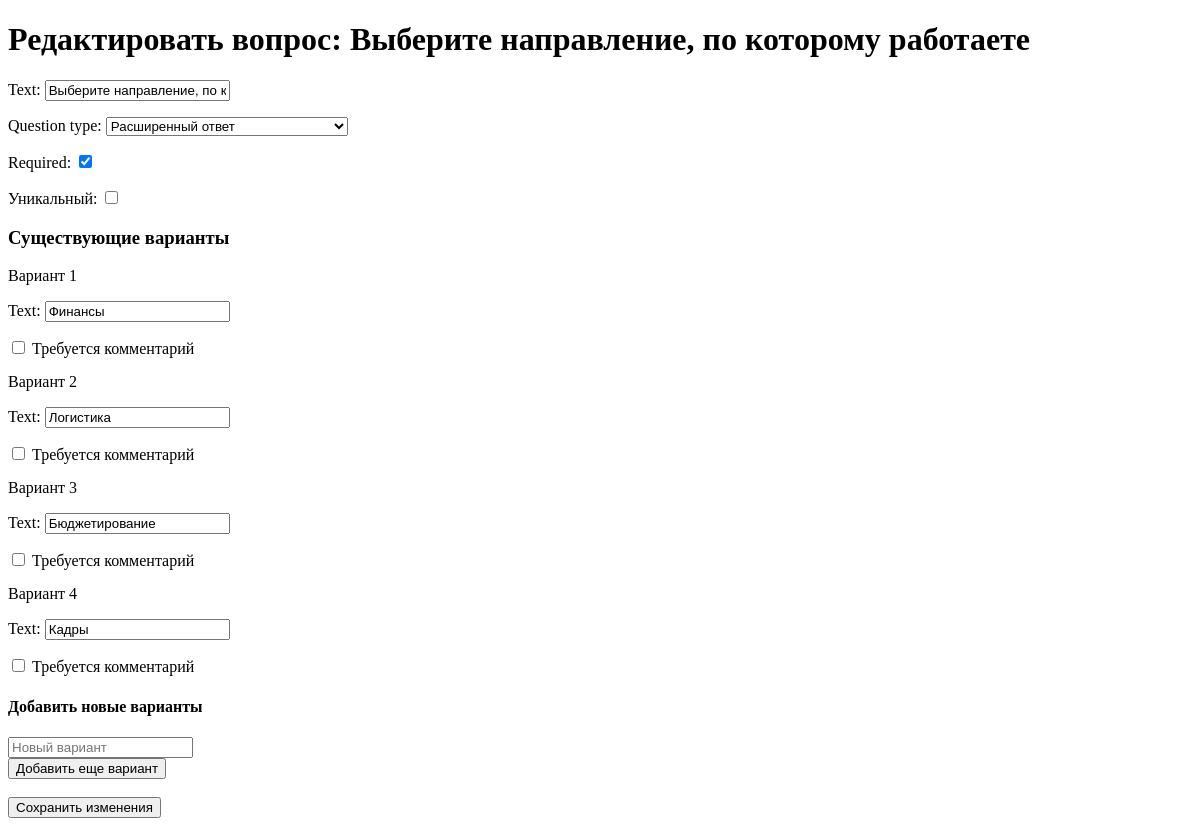
Page /question/4/edit/ (signed in) on the earlier database version.
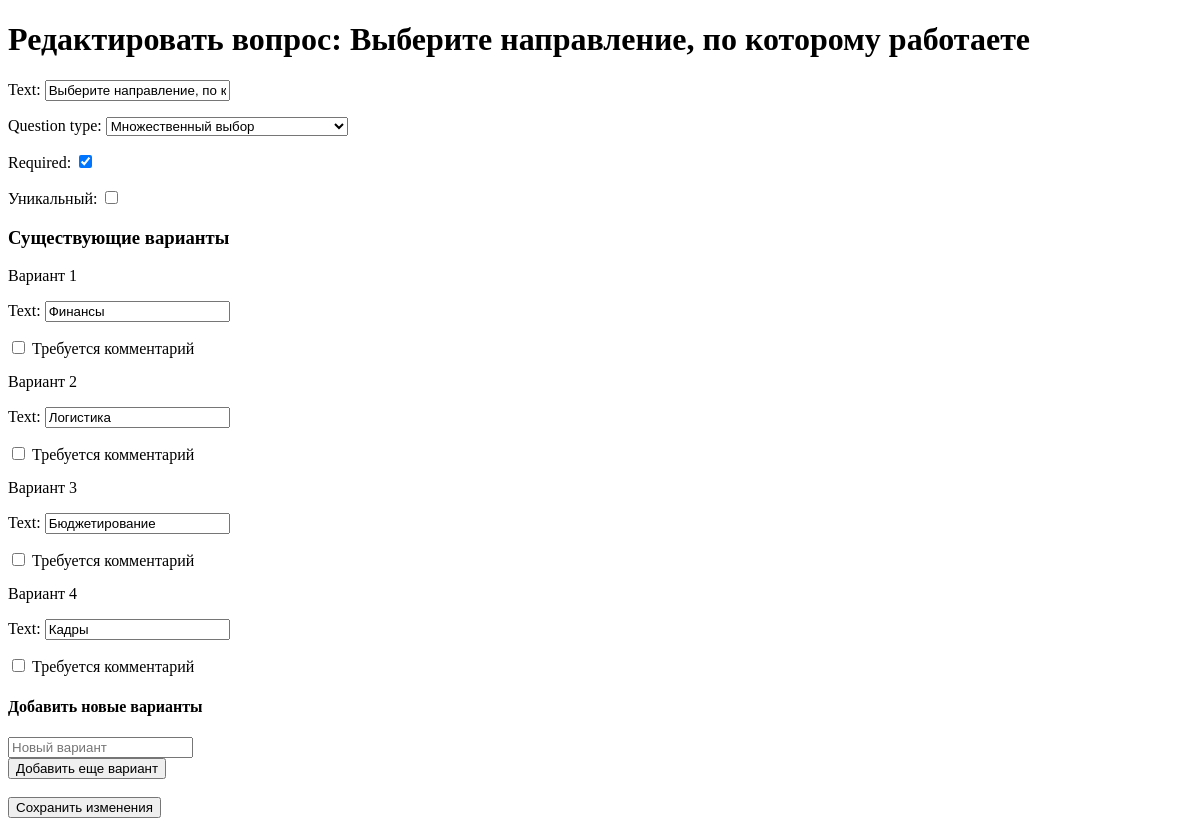
Same page on the later database version.
### survey/models.py (models this page shows, shortened)
class Question(models.Model):
    QUESTION_TYPES = [
        ('text', 'Текстовый ответ'),
        ('textarea', 'Расширенный ответ'),
        ('radio', 'Один вариант ответа'),
        ('checkbox', 'Множественный выбор'),
        ('select', 'Выпадающий список'),
        ('combo', 'Комбинированный (Да/Нет + Текст)')
    ]
    survey = models.ForeignKey(Survey, related_name='questions', on_delete=models.CASCADE)
    text = models.CharField(max_length=255)
    question_type = models.CharField(max_length=50, choices=QUESTION_TYPES)
    required = models.BooleanField(default=True)
    is_unique = models.BooleanField(default=False)

### survey/views.py (the view)
# urls.py: path('question/<int:question_id>/edit/', views.edit_question_view, name='edit_question'),
@login_required
def edit_question_view(request, question_id):
    question = get_object_or_404(Question, id=question_id)
    choices = Choice.objects.filter(question=question)
    if request.method == 'POST':
        question_form = EditQuestionForm(request.POST, instance=question)
        choice_forms = [
            EditChoiceForm(request.POST, prefix=f'choice_{choice.id}', instance=choice)
            for choice in choices
        ]
        if question_form.is_valid() and all(cf.is_valid() for cf in choice_forms):
            question_form.save()
            for cf in choice_forms:
                cf.save()
            new_choices = request.POST.getlist('new_choice')
            for new_choice_text in new_choices:
                if new_choice_text.strip():
                    Choice.objects.create(question=question, text=new_choice_text.strip(), requires_comment=False)
            return redirect('survey:survey_list')  # Перенаправление на список опросов
    else:
        question_form = EditQuestionForm(instance=question)
        choice_forms = [
            EditChoiceForm(prefix=f'choice_{choice.id}', instance=choice)
            for choice in choices
        ]
    return render(request, 'edit_question.html', {
        'question_form': question_form,
        'choice_forms': choice_forms,
        'question': question,
    })

### survey/forms.py
class EditQuestionForm(forms.ModelForm):
    class Meta:
        model = Question
        fields = ['text', 'question_type', 'required']

### survey/templates/edit_question.html (shortened to what this page needs)
<!DOCTYPE html>
<html lang="en">
<head>
</head>
<body>
    <h1>Редактировать вопрос: {{ question.text }}</h1>
    <form method="post">
        <div class="form-group">
            {{ question_form.as_p }}
        </div>
        <div class="form-group">
            <label>
                Уникальный:
                <input type="checkbox" name="is_unique" {% if question.is_unique %}checked{% endif %}>
            </label>
        </div>
        <h3>Существующие варианты</h3>
        {% for choice_form in choice_forms %}
            <div class="form-group">
                <label>Вариант {{ forloop.counter }}</label>
                {{ choice_form.as_p }}
                <label>
                    <input type="checkbox" name="requires_comment_{{ choice_form.instance.id }}"
                           {% if choice_form.instance.requires_comment %}checked{% endif %}>
                    Требуется комментарий
                </label>
            </div>
        {% endfor %}
        <h4>Добавить новые варианты</h4>
        <div id="new-choices">
            <input type="text" name="new_choice" placeholder="Новый вариант">
        </div>
        <button type="button" onclick="addNewChoice()">Добавить еще вариант</button>
        <br><br>
        <button type="submit">Сохранить изменения</button>
    </form>
</body>
</html>

Differences in the rows shown:
changed Question "Выберите направление, по которому работаете": question_type "Расширенный ответ" → "Множественный выбор"
